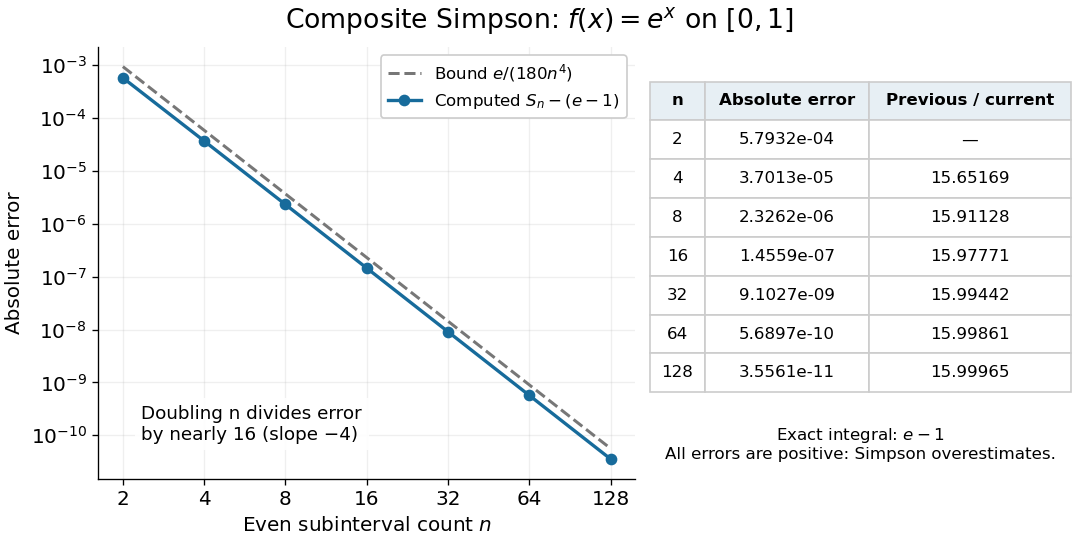

This figure's Python source:
"""Compute and plot original composite Simpson convergence data.

Run from _media; tested with Python 3.14, NumPy 2.3.5, Matplotlib 3.10.7.
Decimal arithmetic prevents floating-point cancellation in the plotted errors.
"""

from decimal import Decimal, localcontext
from pathlib import Path

import matplotlib.pyplot as plt
import numpy as np


def convergence_data():
    with localcontext() as context:
        context.prec = 80
        counts = [2, 4, 8, 16, 32, 64, 128]
        exact = Decimal(1).exp() - 1
        errors = []
        for n in counts:
            h = Decimal(1) / n
            samples = [(Decimal(j)*h).exp() for j in range(n+1)]
            weights = [1 if j in (0, n) else 4 if j % 2 else 2 for j in range(n+1)]
            estimate = h * sum(w*y for w, y in zip(weights, samples)) / 3
            errors.append(estimate - exact)
        ratios = [None] + [errors[j-1]/errors[j] for j in range(1, len(errors))]
        return counts, errors, ratios


def main():
    plt.rcParams.update({"font.size": 12, "axes.spines.top": False,
                         "axes.spines.right": False, "figure.facecolor": "white",
                         "axes.facecolor": "white", "savefig.facecolor": "white"})
    counts, errors, ratios = convergence_data()
    n = np.array(counts, dtype=float)
    fig, (ax, tab) = plt.subplots(1, 2, figsize=(9, 4.5), dpi=120,
                                gridspec_kw={"width_ratios": [1.25, 1]},
                                layout="constrained")
    fig.suptitle(r"Composite Simpson: $f(x)=e^x$ on $[0,1]$", fontsize=16)
    ax.loglog(n, np.e/(180*n**4), "--", color="#777777", lw=1.8,
              label=r"Bound $e/(180n^4)$")
    ax.loglog(n, [float(e) for e in errors], "o-", color="#176b9b", lw=2,
              label=r"Computed $S_n-(e-1)$")
    ax.set_xlabel(r"Even subinterval count $n$")
    ax.set_ylabel("Absolute error")
    ax.set_xticks(n, labels=[str(k) for k in counts])
    ax.minorticks_off()
    ax.grid(alpha=0.2)
    ax.legend(loc="upper right", fontsize=10, framealpha=1)
    ax.text(0.08, 0.09, "Doubling n divides error\nby nearly 16 (slope −4)",
            transform=ax.transAxes, fontsize=11,
            bbox={"facecolor": "white", "edgecolor": "none", "alpha": 0.9})
    tab.axis("off")
    cells = [[str(k), f"{float(e):.4e}", "—" if r is None else f"{float(r):.5f}"]
             for k, e, r in zip(counts, errors, ratios)]
    table = tab.table(cellText=cells,
                      colLabels=["n", "Absolute error", "Previous / current"],
                      colWidths=[0.13, 0.39, 0.48], cellLoc="center",
                      bbox=[0.01, 0.20, 0.98, 0.72])
    table.auto_set_font_size(False)
    table.set_fontsize(10)
    for (row, column), cell in table.get_celld().items():
        cell.set_edgecolor("#cccccc")
        if row == 0:
            cell.set_facecolor("#e7eff4")
            cell.set_text_props(weight="bold")
    tab.text(0.5, 0.08, r"Exact integral: $e-1$" + "\nAll errors are positive: Simpson overestimates.",
             ha="center", va="center", transform=tab.transAxes, fontsize=10)
    fig.savefig(Path(__file__).stem + ".png", dpi=120, transparent=False)
    plt.close(fig)


if __name__ == "__main__":
    main()
